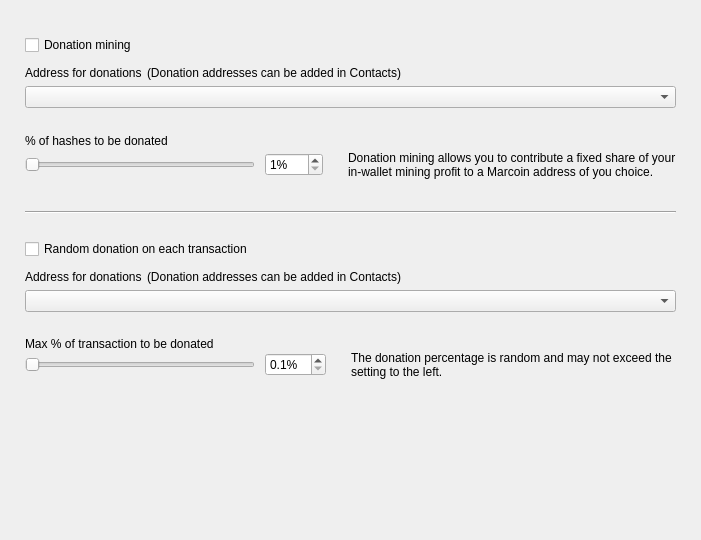
<?xml version="1.0" encoding="UTF-8"?>
<ui version="4.0">
 <class>DonationOptionsFrame</class>
 <widget class="QFrame" name="DonationOptionsFrame">
  <property name="geometry">
   <rect>
    <x>0</x>
    <y>0</y>
    <width>701</width>
    <height>540</height>
   </rect>
  </property>
  <property name="windowTitle">
   <string>Frame</string>
  </property>
  <property name="frameShape">
   <enum>QFrame::NoFrame</enum>
  </property>
  <property name="frameShadow">
   <enum>QFrame::Raised</enum>
  </property>
  <layout class="QVBoxLayout" name="verticalLayout">
   <property name="spacing">
    <number>10</number>
   </property>
   <property name="leftMargin">
    <number>25</number>
   </property>
   <property name="topMargin">
    <number>35</number>
   </property>
   <property name="rightMargin">
    <number>25</number>
   </property>
   <property name="bottomMargin">
    <number>0</number>
   </property>
   <item>
    <widget class="QCheckBox" name="m_enableDonationMiningCheck">
     <property name="text">
      <string>Donation mining</string>
     </property>
    </widget>
   </item>
   <item>
    <widget class="QFrame" name="m_donationMiningFrame">
     <property name="frameShape">
      <enum>QFrame::NoFrame</enum>
     </property>
     <property name="frameShadow">
      <enum>QFrame::Raised</enum>
     </property>
     <layout class="QGridLayout" name="gridLayout" columnstretch="1,0,0,1">
      <property name="leftMargin">
       <number>0</number>
      </property>
      <property name="topMargin">
       <number>0</number>
      </property>
      <property name="rightMargin">
       <number>0</number>
      </property>
      <property name="bottomMargin">
       <number>0</number>
      </property>
      <property name="horizontalSpacing">
       <number>10</number>
      </property>
      <property name="verticalSpacing">
       <number>0</number>
      </property>
      <item row="2" column="0" colspan="4">
       <widget class="QComboBox" name="m_donationMiningAddressCombo"/>
      </item>
      <item row="3" column="0" colspan="4">
       <spacer name="verticalSpacer_2">
        <property name="orientation">
         <enum>Qt::Vertical</enum>
        </property>
        <property name="sizeType">
         <enum>QSizePolicy::Fixed</enum>
        </property>
        <property name="sizeHint" stdset="0">
         <size>
          <width>20</width>
          <height>25</height>
         </size>
        </property>
       </spacer>
      </item>
      <item row="4" column="0" colspan="4">
       <widget class="WalletGui::WalletNormalBlackTextLabel" name="label_2">
        <property name="minimumSize">
         <size>
          <width>0</width>
          <height>16</height>
         </size>
        </property>
        <property name="text">
         <string>% of hashes to be donated</string>
        </property>
        <property name="indent">
         <number>0</number>
        </property>
       </widget>
      </item>
      <item row="5" column="1">
       <widget class="QSpinBox" name="m_donationMiningAmountSpin">
        <property name="suffix">
         <string>%</string>
        </property>
        <property name="minimum">
         <number>1</number>
        </property>
        <property name="maximum">
         <number>100</number>
        </property>
       </widget>
      </item>
      <item row="5" column="0">
       <widget class="QSlider" name="m_donationMiningAmountSlider">
        <property name="maximumSize">
         <size>
          <width>230</width>
          <height>16777215</height>
         </size>
        </property>
        <property name="minimum">
         <number>1</number>
        </property>
        <property name="maximum">
         <number>100</number>
        </property>
        <property name="orientation">
         <enum>Qt::Horizontal</enum>
        </property>
       </widget>
      </item>
      <item row="5" column="2">
       <spacer name="horizontalSpacer">
        <property name="orientation">
         <enum>Qt::Horizontal</enum>
        </property>
        <property name="sizeType">
         <enum>QSizePolicy::Fixed</enum>
        </property>
        <property name="sizeHint" stdset="0">
         <size>
          <width>5</width>
          <height>20</height>
         </size>
        </property>
       </spacer>
      </item>
      <item row="5" column="3" alignment="Qt::AlignVCenter">
       <widget class="WalletGui::WalletSmallGrayTextLabel" name="m_donationMiningCommentLabel">
        <property name="minimumSize">
         <size>
          <width>0</width>
          <height>32</height>
         </size>
        </property>
        <property name="text">
         <string>Donation mining allows you to contribute a fixed share of your in-wallet mining profit to a Marcoin address of you choice.</string>
        </property>
        <property name="wordWrap">
         <bool>true</bool>
        </property>
        <property name="indent">
         <number>0</number>
        </property>
       </widget>
      </item>
      <item row="1" column="0" colspan="4">
       <spacer name="verticalSpacer_6">
        <property name="orientation">
         <enum>Qt::Vertical</enum>
        </property>
        <property name="sizeType">
         <enum>QSizePolicy::Fixed</enum>
        </property>
        <property name="sizeHint" stdset="0">
         <size>
          <width>20</width>
          <height>5</height>
         </size>
        </property>
       </spacer>
      </item>
      <item row="0" column="0" colspan="4">
       <layout class="QHBoxLayout" name="horizontalLayout" stretch="0,1">
        <property name="spacing">
         <number>5</number>
        </property>
        <property name="leftMargin">
         <number>0</number>
        </property>
        <item>
         <widget class="WalletGui::WalletNormalBlackTextLabel" name="label">
          <property name="minimumSize">
           <size>
            <width>0</width>
            <height>16</height>
           </size>
          </property>
          <property name="text">
           <string>Address for donations</string>
          </property>
          <property name="indent">
           <number>0</number>
          </property>
         </widget>
        </item>
        <item>
         <widget class="WalletGui::WalletSmallGrayTextLabel" name="label_5">
          <property name="text">
           <string>(Donation addresses can be added in Contacts)</string>
          </property>
         </widget>
        </item>
       </layout>
      </item>
     </layout>
    </widget>
   </item>
   <item>
    <spacer name="verticalSpacer_3">
     <property name="orientation">
      <enum>Qt::Vertical</enum>
     </property>
     <property name="sizeType">
      <enum>QSizePolicy::Fixed</enum>
     </property>
     <property name="sizeHint" stdset="0">
      <size>
       <width>20</width>
       <height>20</height>
      </size>
     </property>
    </spacer>
   </item>
   <item>
    <widget class="Line" name="line">
     <property name="frameShadow">
      <enum>QFrame::Sunken</enum>
     </property>
     <property name="orientation">
      <enum>Qt::Horizontal</enum>
     </property>
    </widget>
   </item>
   <item>
    <spacer name="verticalSpacer_4">
     <property name="orientation">
      <enum>Qt::Vertical</enum>
     </property>
     <property name="sizeType">
      <enum>QSizePolicy::Fixed</enum>
     </property>
     <property name="sizeHint" stdset="0">
      <size>
       <width>20</width>
       <height>15</height>
      </size>
     </property>
    </spacer>
   </item>
   <item>
    <widget class="QCheckBox" name="m_enableDonationChangeCheck">
     <property name="text">
      <string>Random donation on each transaction</string>
     </property>
    </widget>
   </item>
   <item>
    <widget class="QFrame" name="m_donationChangeFrame">
     <property name="frameShape">
      <enum>QFrame::NoFrame</enum>
     </property>
     <property name="frameShadow">
      <enum>QFrame::Raised</enum>
     </property>
     <layout class="QGridLayout" name="gridLayout_2" columnstretch="1,0,0,1">
      <property name="leftMargin">
       <number>0</number>
      </property>
      <property name="topMargin">
       <number>0</number>
      </property>
      <property name="rightMargin">
       <number>0</number>
      </property>
      <property name="bottomMargin">
       <number>0</number>
      </property>
      <property name="horizontalSpacing">
       <number>10</number>
      </property>
      <property name="verticalSpacing">
       <number>0</number>
      </property>
      <item row="3" column="0" colspan="4">
       <spacer name="verticalSpacer_5">
        <property name="orientation">
         <enum>Qt::Vertical</enum>
        </property>
        <property name="sizeType">
         <enum>QSizePolicy::Fixed</enum>
        </property>
        <property name="sizeHint" stdset="0">
         <size>
          <width>20</width>
          <height>25</height>
         </size>
        </property>
       </spacer>
      </item>
      <item row="4" column="0" colspan="4">
       <widget class="WalletGui::WalletNormalBlackTextLabel" name="label_3">
        <property name="text">
         <string>Max % of transaction to be donated</string>
        </property>
        <property name="indent">
         <number>0</number>
        </property>
       </widget>
      </item>
      <item row="5" column="0">
       <widget class="QSlider" name="m_donationChangeAmountSlider">
        <property name="maximumSize">
         <size>
          <width>230</width>
          <height>16777215</height>
         </size>
        </property>
        <property name="minimum">
         <number>1</number>
        </property>
        <property name="maximum">
         <number>100</number>
        </property>
        <property name="orientation">
         <enum>Qt::Horizontal</enum>
        </property>
       </widget>
      </item>
      <item row="2" column="0" colspan="4">
       <widget class="QComboBox" name="m_donationChangeAddressCombo"/>
      </item>
      <item row="5" column="3" alignment="Qt::AlignVCenter">
       <widget class="WalletGui::WalletSmallGrayTextLabel" name="m_donationChangeCommentLabel">
        <property name="text">
         <string>The donation percentage is random and may not exceed the setting to the left.</string>
        </property>
        <property name="wordWrap">
         <bool>true</bool>
        </property>
        <property name="indent">
         <number>0</number>
        </property>
       </widget>
      </item>
      <item row="5" column="1">
       <widget class="QDoubleSpinBox" name="m_donationChangeAmountSpin">
        <property name="suffix">
         <string>%</string>
        </property>
        <property name="decimals">
         <number>1</number>
        </property>
        <property name="minimum">
         <double>0.100000000000000</double>
        </property>
        <property name="maximum">
         <double>10.000000000000000</double>
        </property>
        <property name="singleStep">
         <double>0.100000000000000</double>
        </property>
       </widget>
      </item>
      <item row="5" column="2">
       <spacer name="horizontalSpacer_2">
        <property name="orientation">
         <enum>Qt::Horizontal</enum>
        </property>
        <property name="sizeType">
         <enum>QSizePolicy::Fixed</enum>
        </property>
        <property name="sizeHint" stdset="0">
         <size>
          <width>5</width>
          <height>20</height>
         </size>
        </property>
       </spacer>
      </item>
      <item row="1" column="0" colspan="4">
       <spacer name="verticalSpacer_7">
        <property name="orientation">
         <enum>Qt::Vertical</enum>
        </property>
        <property name="sizeType">
         <enum>QSizePolicy::Fixed</enum>
        </property>
        <property name="sizeHint" stdset="0">
         <size>
          <width>20</width>
          <height>5</height>
         </size>
        </property>
       </spacer>
      </item>
      <item row="0" column="0" colspan="4">
       <layout class="QHBoxLayout" name="horizontalLayout_2" stretch="0,1">
        <property name="spacing">
         <number>5</number>
        </property>
        <property name="leftMargin">
         <number>0</number>
        </property>
        <item>
         <widget class="WalletGui::WalletNormalBlackTextLabel" name="label_4">
          <property name="minimumSize">
           <size>
            <width>0</width>
            <height>16</height>
           </size>
          </property>
          <property name="text">
           <string>Address for donations</string>
          </property>
          <property name="indent">
           <number>0</number>
          </property>
         </widget>
        </item>
        <item>
         <widget class="WalletGui::WalletSmallGrayTextLabel" name="label_6">
          <property name="text">
           <string>(Donation addresses can be added in Contacts)</string>
          </property>
         </widget>
        </item>
       </layout>
      </item>
     </layout>
    </widget>
   </item>
   <item>
    <spacer name="verticalSpacer">
     <property name="orientation">
      <enum>Qt::Vertical</enum>
     </property>
     <property name="sizeType">
      <enum>QSizePolicy::Expanding</enum>
     </property>
     <property name="sizeHint" stdset="0">
      <size>
       <width>20</width>
       <height>10</height>
      </size>
     </property>
    </spacer>
   </item>
  </layout>
 </widget>
 <customwidgets>
  <customwidget>
   <class>WalletGui::WalletSmallGrayTextLabel</class>
   <extends>QLabel</extends>
   <header>Gui/Common/WalletTextLabel.h</header>
  </customwidget>
  <customwidget>
   <class>WalletGui::WalletNormalBlackTextLabel</class>
   <extends>QLabel</extends>
   <header>Gui/Common/WalletTextLabel.h</header>
  </customwidget>
 </customwidgets>
 <resources/>
 <connections>
  <connection>
   <sender>m_enableDonationMiningCheck</sender>
   <signal>toggled(bool)</signal>
   <receiver>m_donationMiningFrame</receiver>
   <slot>setEnabled(bool)</slot>
   <hints>
    <hint type="sourcelabel">
     <x>353</x>
     <y>41</y>
    </hint>
    <hint type="destinationlabel">
     <x>350</x>
     <y>115</y>
    </hint>
   </hints>
  </connection>
  <connection>
   <sender>m_donationMiningAmountSlider</sender>
   <signal>valueChanged(int)</signal>
   <receiver>DonationOptionsFrame</receiver>
   <slot>donationMiningAmountChanged(int)</slot>
   <hints>
    <hint type="sourcelabel">
     <x>187</x>
     <y>155</y>
    </hint>
    <hint type="destinationlabel">
     <x>350</x>
     <y>269</y>
    </hint>
   </hints>
  </connection>
  <connection>
   <sender>m_donationMiningAmountSpin</sender>
   <signal>valueChanged(int)</signal>
   <receiver>DonationOptionsFrame</receiver>
   <slot>donationMiningAmountChanged(int)</slot>
   <hints>
    <hint type="sourcelabel">
     <x>391</x>
     <y>155</y>
    </hint>
    <hint type="destinationlabel">
     <x>350</x>
     <y>269</y>
    </hint>
   </hints>
  </connection>
  <connection>
   <sender>m_enableDonationChangeCheck</sender>
   <signal>toggled(bool)</signal>
   <receiver>m_donationChangeFrame</receiver>
   <slot>setEnabled(bool)</slot>
   <hints>
    <hint type="sourcelabel">
     <x>353</x>
     <y>237</y>
    </hint>
    <hint type="destinationlabel">
     <x>350</x>
     <y>328</y>
    </hint>
   </hints>
  </connection>
  <connection>
   <sender>m_donationChangeAmountSlider</sender>
   <signal>valueChanged(int)</signal>
   <receiver>DonationOptionsFrame</receiver>
   <slot>donationChangeAmountChanged(int)</slot>
   <hints>
    <hint type="sourcelabel">
     <x>187</x>
     <y>385</y>
    </hint>
    <hint type="destinationlabel">
     <x>350</x>
     <y>269</y>
    </hint>
   </hints>
  </connection>
  <connection>
   <sender>m_donationChangeAmountSpin</sender>
   <signal>valueChanged(double)</signal>
   <receiver>DonationOptionsFrame</receiver>
   <slot>donationChangeAmountChanged(double)</slot>
   <hints>
    <hint type="sourcelabel">
     <x>433</x>
     <y>353</y>
    </hint>
    <hint type="destinationlabel">
     <x>350</x>
     <y>269</y>
    </hint>
   </hints>
  </connection>
 </connections>
 <slots>
  <slot>donationMiningAmountChanged(int)</slot>
  <slot>donationChangeAmountChanged(int)</slot>
  <slot>donationChangeAmountChanged(double)</slot>
 </slots>
</ui>
